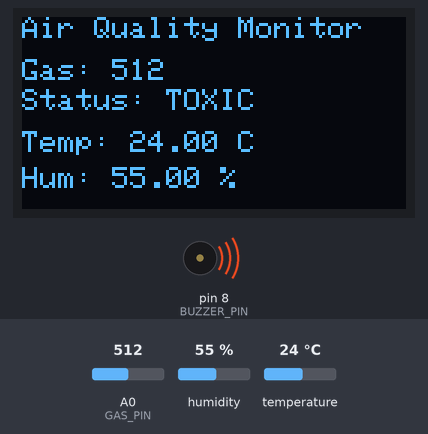
A sketch run on a simulated Arduino Uno, built with avr-gcc and run on an emulated ATmega328P. Parts: 128×64 one-colour display, buzzer (waves = sounding, pin HIGH). Inputs (shaded band) come from the test bench; at power-on: A0 (GAS_PIN) = 512, humidity 55 %, temperature 24 °C. What the sketch prints to the serial monitor is not drawn.

Above: at 2.9 s.
3.0 s: A0 (GAS_PIN) set to 163
At 4.7 s:
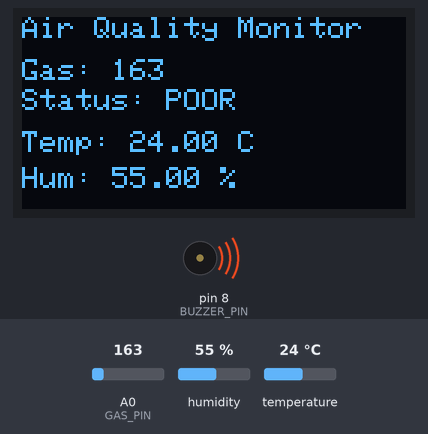
5.8 s: A0 (GAS_PIN) set to 142
At 7.1 s:
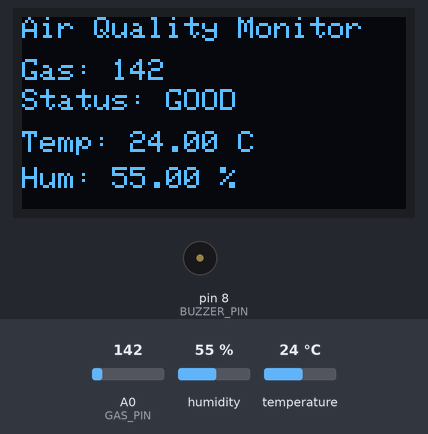
8.6 s: A0 (GAS_PIN) set to 210
At 10.9 s:
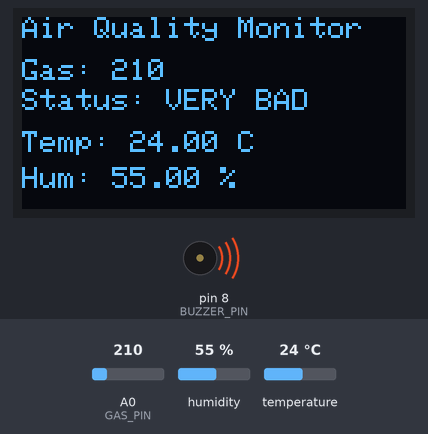
11.8 s: A0 (GAS_PIN) set to 289
At 13.4 s:
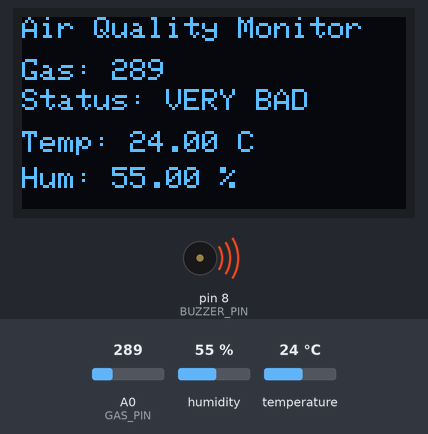
14.6 s: A0 (GAS_PIN) set to 311
At 17.2 s:
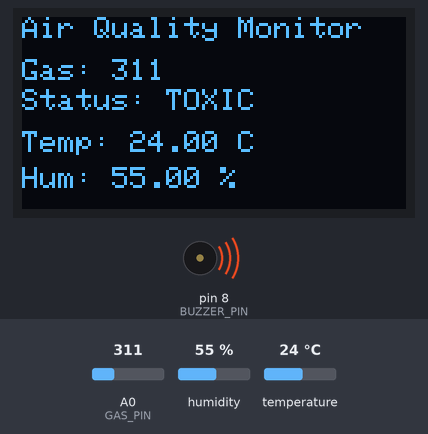
18.0 s: humidity set to 22 %
At 19.7 s:
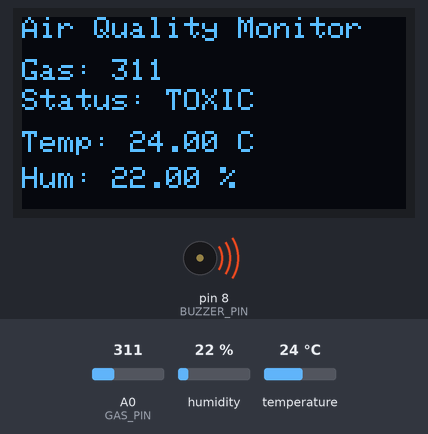
Timing chart, 0 to 21.2 s (numbered marks = the images above; inputs shaded):
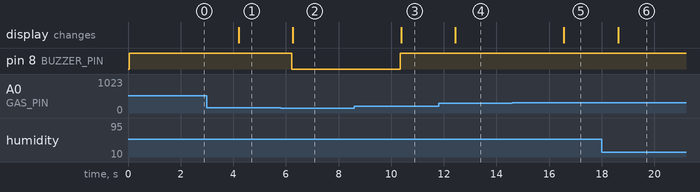

The sketch:

Testing.ino
```cpp
#include <Wire.h>
#include <Adafruit_GFX.h>
#include <Adafruit_SSD1306.h>
#include <DHT.h>

// ---------------- OLED ----------------
#define SCREEN_WIDTH 128
#define SCREEN_HEIGHT 64
#define OLED_RESET -1
Adafruit_SSD1306 display(SCREEN_WIDTH, SCREEN_HEIGHT, &Wire, OLED_RESET);

// ---------------- DHT11 ----------------
#define DHTPIN 2
#define DHTTYPE DHT11
DHT dht(DHTPIN, DHTTYPE);

// ---------------- MQ135 ----------------
#define GAS_PIN A0
int gasLevel = 0;
String quality = "Warming";

// ---------------- BUZZER ----------------
#define BUZZER_PIN 8

void setup() {
  Serial.begin(9600);

  dht.begin();
  pinMode(GAS_PIN, INPUT);
  pinMode(BUZZER_PIN, OUTPUT);
  digitalWrite(BUZZER_PIN, LOW);

  if (!display.begin(SSD1306_SWITCHCAPVCC, 0x3C)) {
    while (true); // OLED error
  }

  display.clearDisplay();
  display.setTextColor(SSD1306_WHITE);
}

void loop() {
  // -------- READ SENSORS --------
  float humidity = dht.readHumidity();
  float temperature = dht.readTemperature();
  gasLevel = analogRead(GAS_PIN);

  if (isnan(humidity) || isnan(temperature)) {
    return;
  }

  // -------- GAS QUALITY LOGIC --------
  bool gasAlert = false;

  if (gasLevel < 151) {
    quality = "GOOD";
    gasAlert = false;
  }
  else if (gasLevel >= 151 && gasLevel < 200) {
    quality = "POOR";
    gasAlert = true;
  }
  else if (gasLevel >= 200 && gasLevel < 300) {
    quality = "VERY BAD";
    gasAlert = true;
  }
  else {
    quality = "TOXIC";
    gasAlert = true;
  }

  // -------- BUZZER --------
  if (gasAlert) {
    digitalWrite(BUZZER_PIN, HIGH);
  } else {
    digitalWrite(BUZZER_PIN, LOW);
  }

  // -------- OLED DISPLAY --------
  display.clearDisplay();

  display.setTextSize(1);
  display.setCursor(0, 0);
  display.println("Air Quality Monitor");

  display.setCursor(0, 14);
  display.print("Gas: ");
  display.println(gasLevel);

  display.setCursor(0, 24);
  display.print("Status: ");
  display.println(quality);

  display.setCursor(0, 38);
  display.print("Temp: ");
  display.print(temperature);
  display.println(" C");

  display.setCursor(0, 50);
  display.print("Hum: ");
  display.print(humidity);
  display.println(" %");

  display.display();

  // -------- SEND TO WEBSITE --------
  // Format: gas,temp,humidity
  Serial.print(gasLevel);
  Serial.print(",");
  Serial.print(temperature);
  Serial.print(",");
  Serial.print(humidity);
  Serial.println("#");

  delay(2000);
}
```

Measured:
- the behaviour switches between 151 and 150 on A0 (GAS_PIN) (found by bisection; images 1 and 2)
- the behaviour switches between 299 and 300 on A0 (GAS_PIN) (found by bisection; images 4 and 5)
- after the input at 3.0 s, the display: changes after 1.2 s (image 1)
- after the input at 5.8 s, pin 8 (BUZZER_PIN): HIGH → LOW after 0.43 s; the display: changes after 0.46 s (image 2)
- after the input at 8.6 s, pin 8 (BUZZER_PIN): LOW → HIGH after 1.7 s; the display: changes after 1.8 s (image 3)
- after the input at 11.8 s, the display: changes after 0.64 s (image 4)
- after the input at 14.6 s, the display: changes after 2.0 s (image 5)
- after the input at 18.0 s, the display: changes after 0.62 s (image 6)
